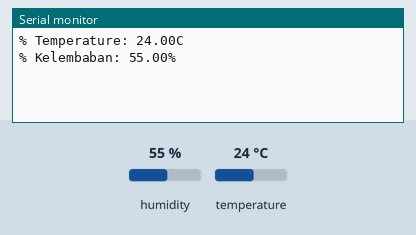
Simulated run of this sketch. Board: ESP8266 (NodeMCU). Shown: the last lines printed to the serial monitor. The test bench sets the inputs (shaded band); at power-on: humidity 55 %, temperature 24 °C. WiFi joins after 1.5 s; servers stay silent unless stated.

Above: at 3.0 s.
3.1 s: humidity set to 22 %
At 4.4 s:
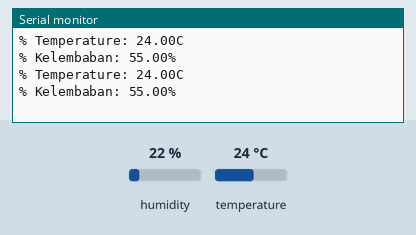
4.6 s: temperature set to 12 °C
At 6.0 s:
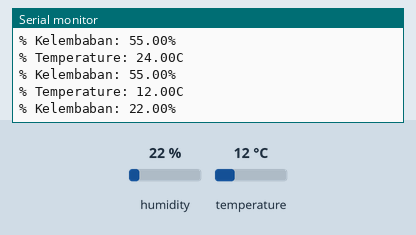
6.1 s: humidity set to 40 %
At 8.3 s:
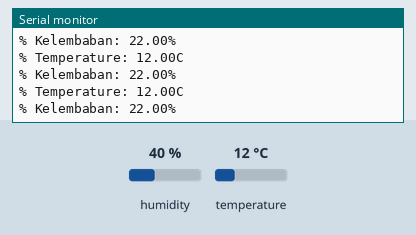
Timing chart, 0 to 9.8 s (numbered marks = the images above; inputs shaded):
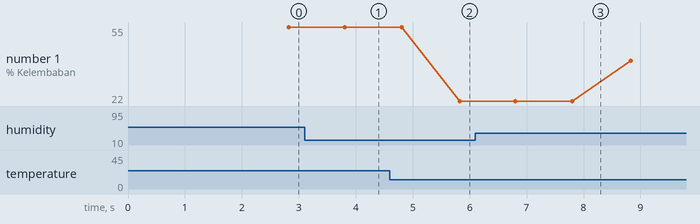

Measured:
- after the input at 4.6 s, the serial monitor: prints a new line after 1.2 s (image 2)
- plotted number 1: 22 → 40 after the input at 6.1 s

The sketch:

Monitoring_suhu_IoT_Blynk.ino
```cpp
#define BLYNK_TEMPLATE_ID "************"
#define BLYNK_TEMPLATE_NAME "************"
#define BLYNK_AUTH_TOKEN "************"
#include <ESP8266WiFi.h>
#include <BlynkSimpleEsp8266.h>
#include <DHT.h>

char auth[] = "************";
char ssid[] = "************";
char pass[] = "************";
#define DHTTYPE DHT11
#define DHTPIN D2
DHT dht(DHTPIN, DHTTYPE);
BlynkTimer timer;

void sendSensor(){
  float t = dht.readTemperature();
  float h = dht.readHumidity();
  Serial.print("% Temperature: ");
  Serial.print(t);
  Serial.println("C ");
  Serial.print("% Kelembaban: ");
  Serial.print(h);
  Serial.println("% ");
  Blynk.virtualWrite(V0, t);
  Blynk.virtualWrite(V1, h);
}
void setup() {
  Serial.begin(115200);
  Blynk.begin(auth, ssid, pass);
  dht.begin();
  timer.setInterval(1000L, sendSensor);
}

void loop() {
  Blynk.run();
  timer.run();
}
```
